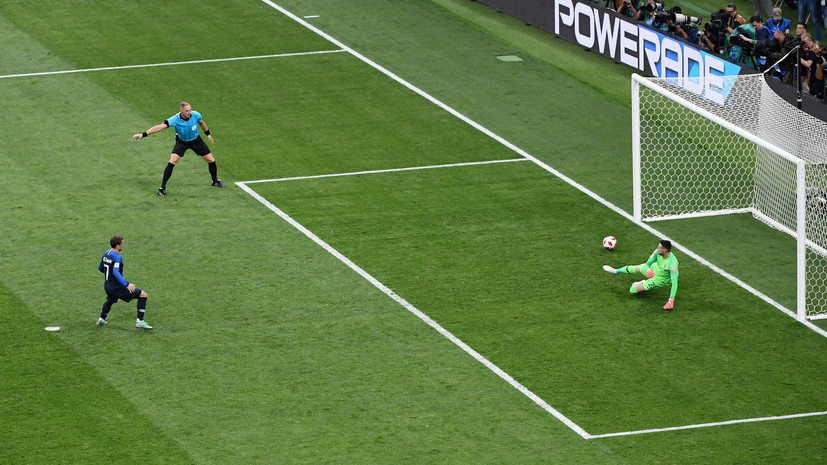
#> input picture images/5.jpg, 827 x 465 px
$ python filter.py
#> lines starting #> are read from the running program, lines starting #| are printed output that depends on the picture; after the words box and inside, x2 and y2 are one past the last pixel; in counts of white or black regions, pixels touching at a corner belong together
import cv2 as cv
import numpy as np
import matplotlib.pyplot as plt
from sklearn.cluster import DBSCAN
from transform import add_text
import os
from scipy.spatial import distance


# [4 lines left out: function plot_image, not called in this run]


class ImageHolder:
    def __init__(self):
        self.src_img = None
        self.filename = None
        self.dst_img = None

    def load_img(self, filename: str):
#> called with filename = 'images/5.jpg'
        self.src_img = cv.imread(filename)
#> self.src_img is the input picture: shape (465, 827, 3); mean B, G, R 68.6, 125, 96
        self.src_img = cv.resize(self.src_img, (1920, 1080))
#> self.src_img: shape (1080, 1920, 3)
        self.filename = filename
        self.dst_img = self.src_img.copy()

    def _filterMark_(self, img):
        # img = cv.resize(img, (1920, 1080))
        kernel = np.ones((15, 15), np.uint8)

        hsv = cv.cvtColor(cv.GaussianBlur(img, (5, 5), 5), cv.COLOR_BGR2HSV)
#> hsv: shape (1080, 1920, 3); mean H, S, V 49.1, 125.2, 126.1
        mask_green = cv.inRange(hsv, (20, 20, 80), (70, 235, 200))
#> mask_green: shape (1080, 1920); 88.4% white; 111 black regions (66 under 20 px), largest, box (x1, y1, x2, y2) and area: (611, 0, 1920, 782) 194258, (546, 423, 1920, 1019) 12609, (311, 238, 517, 453) 11099

        mask_green = cv.morphologyEx(mask_green, cv.MORPH_OPEN, kernel)
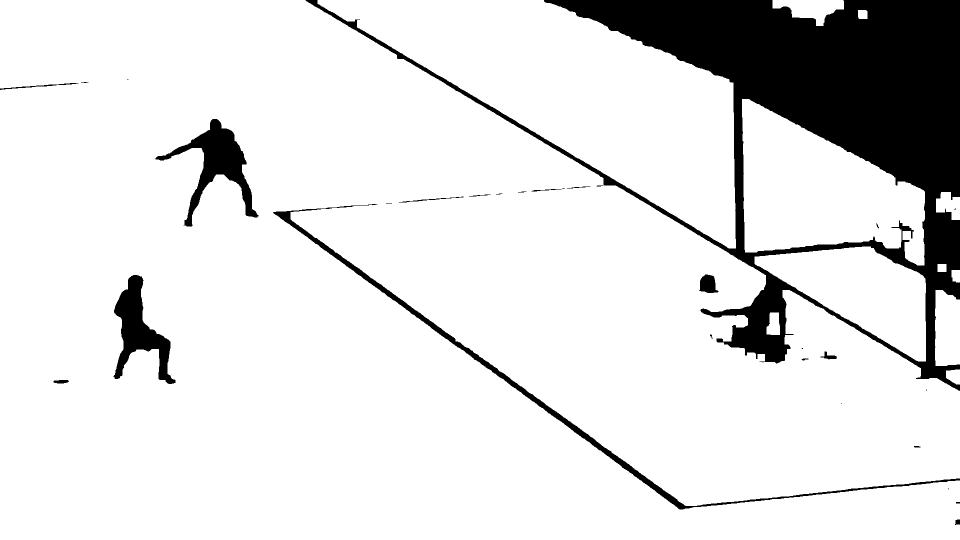
#> mask_green: shape (1080, 1920) (shown at 1/2 size); 87.8% white; 30 black regions (9 under 20 px), largest, box (x1, y1, x2, y2) and area: (611, 0, 1920, 782) 214201, (546, 408, 1920, 1019) 13126, (311, 238, 517, 453) 11851

        components = cv.connectedComponentsWithStats(mask_green, 4, cv.CV_32S)
        max_area_index = (np.argmax(components[2], axis=0))[4]
#> max_area_index = 1
        for i in range(len(components[1])):
            for j in range(len(components[1][i])):
                if (components[1][i][j] != max_area_index):
                    mask_green[i][j] = 0
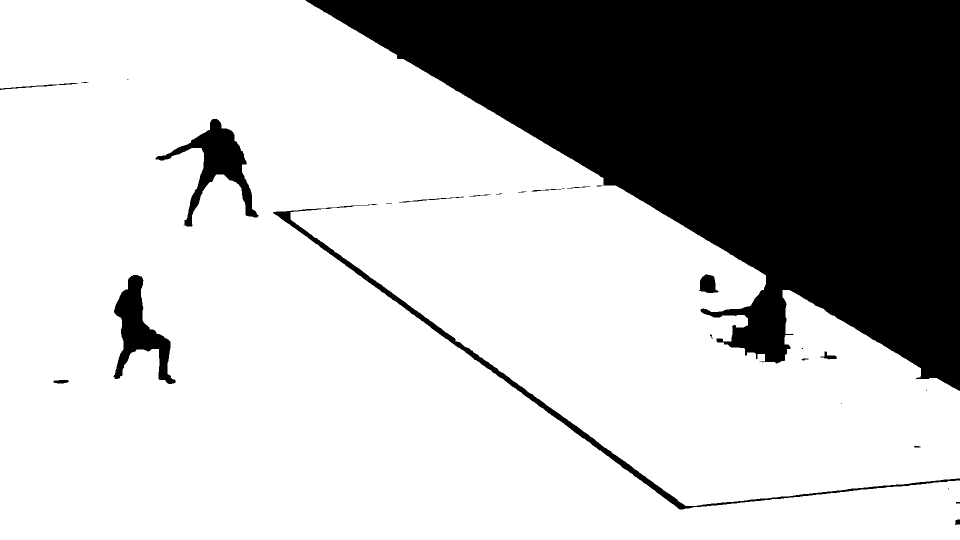
#> mask_green: shape (1080, 1920) (shown at 1/2 size); 72.8% white; 28 black regions (8 under 20 px), largest, box (x1, y1, x2, y2) and area: (611, 0, 1920, 782) 526579, (546, 408, 1920, 1019) 13126, (311, 238, 517, 453) 11851
        mask_green = cv.morphologyEx(mask_green, cv.MORPH_CLOSE, kernel)
#> mask_green: shape (1080, 1920); 73.7% white; 6 black regions, box (x1, y1, x2, y2) and area: (622, 0, 1920, 778) 525079, (231, 552, 340, 760) 9461, (382, 241, 489, 370) 8539, (1400, 551, 1431, 585) 962, (484, 375, 504, 405) 536, (562, 423, 581, 440) 318
        img = cv.bitwise_and(img, img, mask=mask_green)
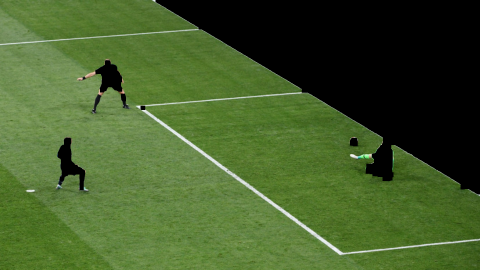
#> img: shape (1080, 1920, 3) (shown at 1/4 size); mean B, G, R 42.7, 92.3, 68.2
        return img

    def _a_b_x_y_list_(self, lines):
        a_b_x_y = []
        a_b = []
        for line in lines:
            x1, y1, x2, y2 = line[0]
            if not (x2 - x1):
                break
            a = (y2 - y1) / (x2 - x1)
            if abs(a) < 5:
                b = y1 - a * x1
                a = np.arctan(a) * 180
                a_b += [[a, b]]
                a_b_x_y += [[a, b, line[0]]]
        return a_b_x_y, a_b

    def _create_clusters_(self, a_b):
        clustering = DBSCAN(eps=30, min_samples=1)
        clusters = clustering.fit_predict(a_b)
        clustersU = np.unique(clusters)
        return clusters, clustersU

    def _create_cluster_dict_(self, a_b_x_y, clusters):
        clusters_dict = {}
        for cluster in clusters: clusters_dict[cluster] = []
        for i, cluster in enumerate(clusters):
            a, b, [x1, y1, x2, y2] = a_b_x_y[i]
            clusters_dict[cluster] += [[a, b, [x1, y1, x2, y2]]]
        return clusters_dict

    def _find_best_points_(self, clusters_dict, clustersU, plot=True):
        total_points = []

        for cluster in clustersU:
            zeros = np.zeros((self.src_img.shape[0], self.src_img.shape[1])).astype(np.uint8)

            pair1, pair2 = [], []
            a_b_mean = []

            for line in clusters_dict[cluster]:
                a, b, [x1, y1, x2, y2] = line
                pair1 += [[x1, y1]]
                pair2 += [[x2, y2]]
                a_b_mean += [[a, b]]
                cv.line(zeros, (x1, y1), (x2, y2), 255, 2)

            # [6 lines of commented-out code are left out]

            a_b_mean = np.mean(a_b_mean, axis=0)
            # a_b_mean = a_b_mean[0]

            min_dist, best_points = 0, []
            for x1, y1 in pair1:
                for x2, y2 in pair2:
                    dist = np.sqrt((x2 - x1) ** 2 + (y2 - y1) ** 2)
                    if dist > min_dist:
                        min_dist = dist
                        best_points = [x1, y1, x2, y2]

            x1, y1, x2, y2 = best_points
            if plot:
                cv.line(zeros, (x1, y1), (x2, y2), 255, 2)
                plot_image(zeros)
            a, b = a_b_mean

            total_points += [[a, b, best_points]]
        return total_points

    def apply_filters(self, filename=None):
        if filename:
            self.load_img(filename)
        img = self.src_img

        img = self._filterMark_(img)

        morph = cv.morphologyEx(img, cv.MORPH_TOPHAT, np.ones((15, 15), np.uint8))
        gray = morph[:, :, np.argmax(morph.mean(axis=(0, 1)))]

        # cv.imshow("", gray)
        # cv.waitKey()

        kernel_size = 5
        gauss = cv.GaussianBlur(gray, (kernel_size, kernel_size), 0)

        edges = cv.Canny(gauss, 50, 150)
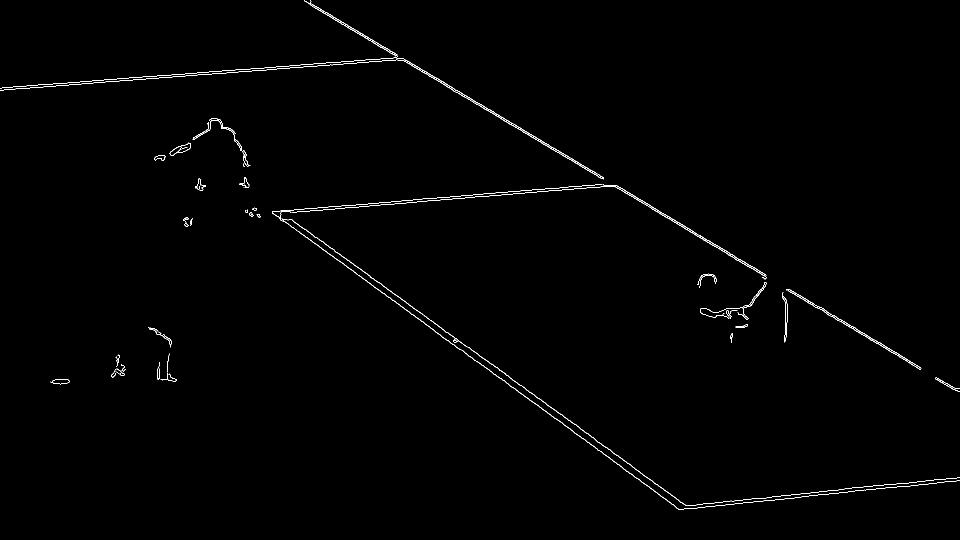
#> edges: shape (1080, 1920) (shown at 1/2 size); 0.63% white in thin lines or dots

        lines = cv.HoughLinesP(edges, rho=1, theta=np.pi / 180, threshold=50, minLineLength=180, maxLineGap=50)
#> lines = 36 rows, first 6: [562, 423, 1380, 1017], [963, 209, 1919, 783], [1084, 284, 1910, 780], [891, 169, 1905, 778], [545, 425, 1279, 959], [748, 84, 1674, 640]
        if not edges.mean():
            return None, None

        # [4 lines of commented-out code are left out]

        a_b_x_y, a_b = self._a_b_x_y_list_(lines)
#> the loop in _a_b_x_y_list_, `for line in lines:` made 36 passes
#> (x1, y1, x2, y2, a, b, a_b) on passes 2 to 3: (963, 209, 1919, 783, 97.33, -369.2, [[113.1, 14.9], [97.33, -369.2]]), (1084, 284, 1910, 780, 97.34, -366.9, [[113.1, 14.9], [97.33, -369.2], [97.34, -366.9]])
#> after the loop in _a_b_x_y_list_, `for line in lines:`: a_b = 36 pairs, first value -18.94 to 113.2, second value -370.4 to 1161.6; a_b_x_y = 36 items; b = 11.55
#> a_b_x_y = 36 items

        clusters, clustersU = self._create_clusters_(a_b)
#> in _create_clusters_, `clusters = clustering.fit_predict(a_b)`: clusters = 36 values, max 4 at index 9, min 0 at index 0, mean 1.89
#> in _create_clusters_, `clustersU = np.unique(clusters)`: clustersU = [0, 1, 2, 3, 4]
#> clustersU = [0, 1, 2, 3, 4]

        clusters_dict = self._create_cluster_dict_(a_b_x_y, clusters)
#> the loop in _create_cluster_dict_, `for cluster in clusters: clusters_dict[cluster] = []` made 36 passes
#> cluster on passes 3 to 10: 1, 1, 0, 1, 0, 2, 3, 4
#> after the loop in _create_cluster_dict_, `for cluster in clusters: clusters_dict[cluster] = []`: clusters_dict = {0: [], 1: [], 2: [], 3: [], 4: []}
#> the loop in _create_cluster_dict_, `for i, cluster in enumerate(clusters):` made 36 passes
#> (cluster, a, b, x1, y1, x2, y2) on passes 1 to 8: (0, 113.1, 14.9, 562, 423, 1380, 1017), (1, 97.33, -369.2, 963, 209, 1919, 783), (1, 97.34, -366.9, 1084, 284, 1910, 780), (1, 97.35, -366.1, 891, 169, 1905, 778), (0, 113.2, 28.5, 545, 425, 1279, 959), (1, 97.33, -365.1, 748, 84, 1674, 640), (0, 113.2, 30.11, 748, 574, 1360, 1019), (2, -15.56, 471.2, 499, 428, 1076, 378)
#> after the loop in _create_cluster_dict_, `for i, cluster in enumerate(clusters):`: clusters_dict = 5 items
#> clusters_dict = 5 items

        total_points = self._find_best_points_(clusters_dict, clustersU, False)
#> the loop in _find_best_points_, `for cluster in clustersU:` made 5 passes
#> (x1, y1, x2, y2, a, b) on passes 2 to 5: (608, 1, 1919, 783, 97.3, -366.7), (498, 427, 1230, 370, -15.46, 473.1), (5, 180, 809, 119, -13.34, 176.3), (1351, 1014, 1919, 954, -18.78, 1158.1)
#> after the loop in _find_best_points_, `for cluster in clustersU:`:
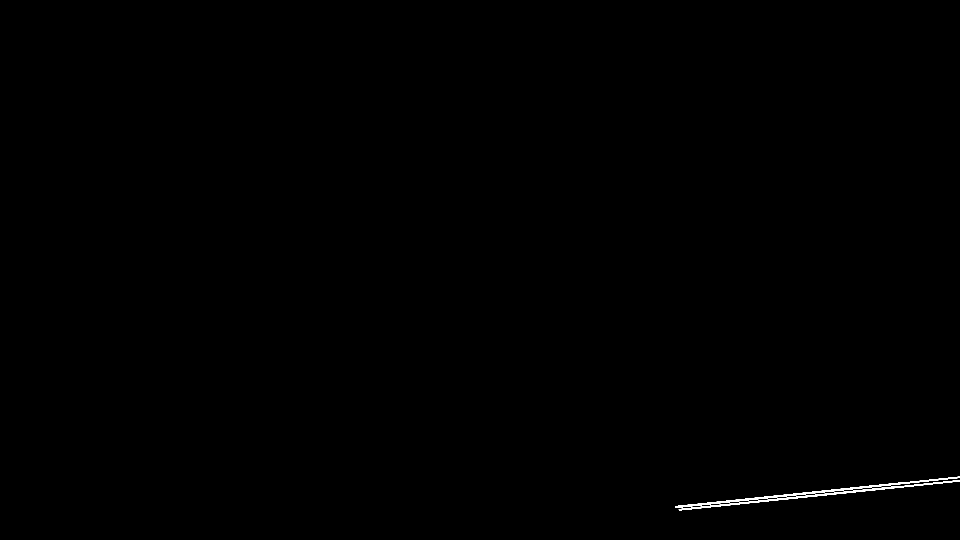
#> zeros: shape (1080, 1920) (shown at 1/2 size); 0.19% white; 2 white regions, box (x1, y1, x2, y2) and area: (1350, 953, 1920, 1016) 2058, (1357, 960, 1920, 1021) 1866
#> total_points = [[113.1, 19.26, [545, 425, 1380, 1017]], [97.3, -366.7, [608, 1, 1919, 783]], [-15.46, 473.1, [498, 427, 1230, 370]], [-13.34, 176.3, [5, 180, 809, 119]], [-18.78, 1158.1, [1351, 1014, 1919, 954]]]

        self.dst_img = self.src_img.copy()
        # self.dst_img = np.zeros((img.shape[0], img.shape[1])).astype(np.uint8)

        for a, b, [x1, y1, x2, y2] in total_points:
            cv.line(self.dst_img, (x1, y1), (x2, y2), (0, 0, 255), 2)
#> this loop made 5 passes
#> (a, b, x1, y1, x2, y2) on passes 1 to 5: (113.1, 19.26, 545, 425, 1380, 1017), (97.3, -366.7, 608, 1, 1919, 783), (-15.46, 473.1, 498, 427, 1230, 370), (-13.34, 176.3, 5, 180, 809, 119), (-18.78, 1158.1, 1351, 1014, 1919, 954)
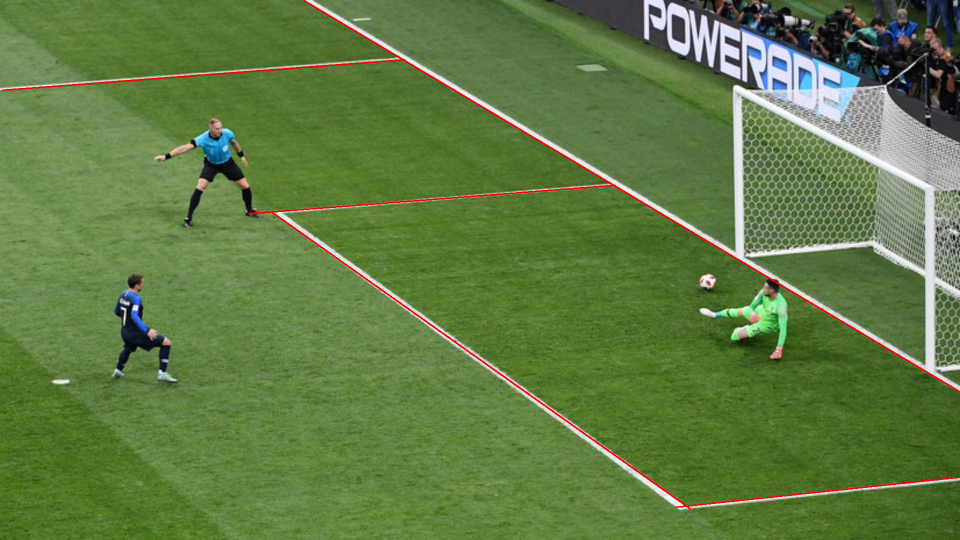
#> self.dst_img: shape (1080, 1920, 3) (shown at 1/2 size); mean B, G, R 67.4, 123.7, 96.6

        len_idx = [np.sqrt((x1 - x2) ** 2 + (y1 - y2) ** 2) for a, b, [x1, y1, x2, y2] in total_points]
#> len_idx = [1023.6, 1526.5, 734.2, 806.3, 571.2]
        for i in range(len(len_idx)):
            total_points[i] += [len_idx[i]]
#> this loop made 5 passes
#> after the loop, total_points = [[113.1, 19.26, [545, 425, 1380, 1017], 1023.6], [97.3, -366.7, [608, 1, 1919, 783], 1526.5], [-15.46, 473.1, [498, 427, 1230, 370], 734.2], [-13.34, 176.3, [5, 180, 809, 119], 806.3], [-18.78, 1158.1, [1351, 1014, 1919, 954], 571.2]]
        total_points_sorted = sorted(total_points, key=lambda l: l[3], reverse=True)
#> total_points_sorted = [[97.3, -366.7, [608, 1, 1919, 783], 1526.5], [113.1, 19.26, [545, 425, 1380, 1017], 1023.6], [-13.34, 176.3, [5, 180, 809, 119], 806.3], [-15.46, 473.1, [498, 427, 1230, 370], 734.2], [-18.78, 1158.1, [1351, 1014, 1919, 954], 571.2]]
        # print(total_points_sorted)

        eps = 50
        x_lines_idx = {}
        self.x_lines_idx = x_lines_idx
        for i, (a, b, [x1, y1, x2, y2], _) in enumerate(total_points_sorted):
            a = np.tan(a / 180)
            x_lines_idx[i] = []
            for ii, (a_, b_, [x1_, y1_, x2_, y2_], _) in enumerate(total_points_sorted):
                a_ = np.tan(a_ / 180)
                if (abs(int(a * x1_ + b) - y1_) < eps or abs(int(a * x2_ + b) - y2_) < eps) and i != ii:
                    x_lines_idx[i] += [ii]
#> this loop made 5 passes
#> (a, b, x1, y1, x2, y2) on passes 1 to 5: (0.6, -366.7, 608, 1, 1919, 783), (0.727, 19.26, 545, 425, 1380, 1017), (-0.0742, 176.3, 5, 180, 809, 119), (-0.0861, 473.1, 498, 427, 1230, 370), (-0.105, 1158.1, 1351, 1014, 1919, 954)
#> after the loop, x_lines_idx = {0: [2, 3], 1: [3, 4], 2: [], 3: [1], 4: [1]}
                    # cv.circle(self.dst_img, (x1_, y1_), radius=10, color=(255, 255, 255), thickness=-1)
                    # cv.circle(self.dst_img, (x2_, y2_), radius=10, color=(255, 255, 255), thickness=-1)

        for i in range(len(total_points_sorted)):
            total_points_sorted[i] += [len(x_lines_idx[i])]
            cv.putText(self.dst_img, f"{i}",
                       np.mean([total_points_sorted[i][2][:2], total_points_sorted[i][2][2:]], axis=(0)).astype(int),
                       cv.FONT_HERSHEY_SIMPLEX, 1, 2)
#> self.dst_img: shape (1080, 1920, 3); 0.01% of pixels changed, all inside (x1, y1, x2, y2) = (410, 128, 1654, 985)
#> after the loop, total_points_sorted = [[97.3, -366.7, [608, 1, 1919, 783], 1526.5, 2], [113.1, 19.26, [545, 425, 1380, 1017], 1023.6, 2], [-13.34, 176.3, [5, 180, 809, 119], 806.3, 0], [-15.46, 473.1, [498, 427, 1230, 370], 734.2, 1], [-18.78, 1158.1, [1351, 1014, 1919, 954], 571.2, 1]]

        # print(total_points_sorted)
        # print(x_lines_idx)
        # exit()
        total_points_sorted_crop = total_points_sorted[:int(len(total_points_sorted))]
#> total_points_sorted_crop has the same summary as total_points_sorted

        index_max_x_lines = 0
        self.index_max_x_lines = index_max_x_lines
        max_lines = 0
        max_len = 0
        a, b = 0, 0
        for i, (a_, b_, [x1, y1, x2, y2], len_, x_lines) in enumerate(total_points_sorted_crop):
            if (x_lines > max_lines or
                    (x_lines == max_lines and (((a < 0 and a_ < 0) and b_ < b) or ((a > 0 and a_ > 0) and b_ > b)))) \
                    and len_ > 0.8 * max_len:
                a, b = a_, b_
                max_len = len_
                max_lines = x_lines
                index_max_x_lines = i
#> this loop made 5 passes
#> (a_, b_, x1, y1, x2, y2, len_, x_lines) on pass 1: (97.3, -366.7, 608, 1, 1919, 783, 1526.5, 2)
#> after the loop, a = 97.3; b = -366.7; index_max_x_lines = 0; max_len = 1526.5; max_lines = 2

        a, b, [x1, y1, x2, y2], len_, x_lines = total_points_sorted_crop[index_max_x_lines]
#> x1 = 608; y1 = 1; x2 = 1919; y2 = 783; len_ = 1526.5; x_lines = 2
        cv.line(self.dst_img, (x1, y1), (x2, y2), (0, 255, 0), 5)
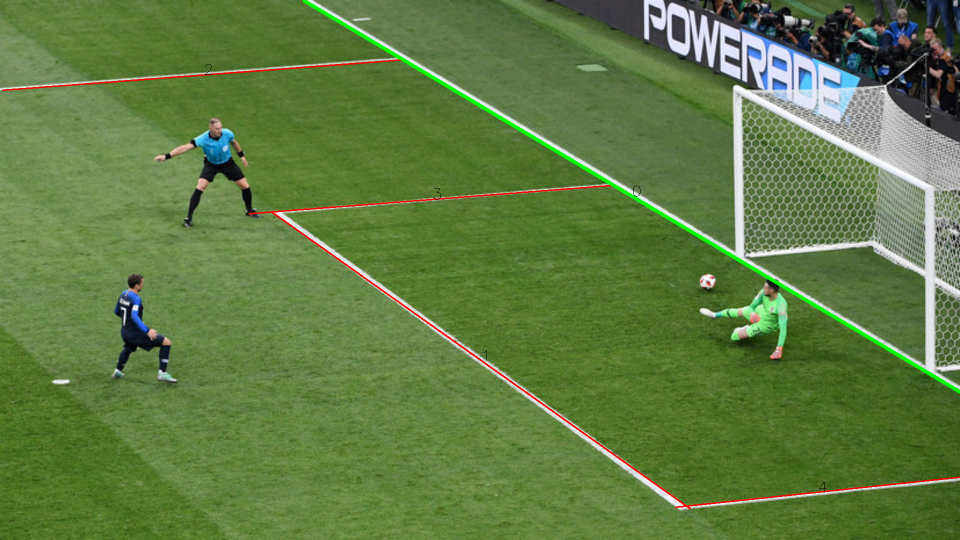
#> self.dst_img: shape (1080, 1920, 3) (shown at 1/2 size); mean B, G, R 67, 124.5, 95.5

        # 2D proection

        # print(x_lines_idx[index_max_x_lines])
        # print([x_lines_idx[key] for key in x_lines_idx[index_max_x_lines]])

        idx_lines = []
        try:
            tmp = [x_lines_idx[key] for key in x_lines_idx[index_max_x_lines]]
#> tmp = [[], [1]]
            set_ = set()
            for i, list_ in enumerate(tmp):
                if list_:
                    set_ = set_.union(set(list_))
#> this loop made 2 passes
#> list_ on passes 1 to 2: [], [1]
            if 1 in set_:
                set_.remove(1)
            idx_lines = []
            for i, list_ in enumerate(tmp):
                if list_ and len(idx_lines) < 2:
                    for val in list_:
                        if val in set_:
                            idx_lines += [x_lines_idx[index_max_x_lines][i]]
                            break
#> this loop made 2 passes
#> after the loop, idx_lines = []
        except:
            pass

        # print(idx_lines)
        if len(idx_lines) == 2:

            idx1, idx2 = idx_lines[0], idx_lines[1]
            if np.mean([total_points_sorted[idx1][2][0], total_points_sorted[idx1][2][2]]) > np.mean([total_points_sorted[idx2][2][0], total_points_sorted[idx2][2][2]]):
                idx_lines.reverse()
            idx1, idx2 = idx_lines[0], idx_lines[1]

            p0, p1, p2, p3 = total_points_sorted[idx1][2][:2], total_points_sorted[idx1][2][2:], \
                             total_points_sorted[idx2][2][:2], total_points_sorted[idx2][2][2:]
            # print(total_points_sorted[idx1], total_points_sorted[idx2])

            # cv.circle(self.dst_img, p0, radius=10, color=(255, 255, 255), thickness=-1)
            self.dst_img = add_text(self.dst_img, [p0, p1, p2, p3])


        self.save_image()
        return total_points_sorted, self.dst_img

    def save_image(self):
        if not os.path.exists("res_images"):
            os.mkdir("res_images")
        # print("res_images" + self.filename.split('/')[-1])
        cv.imwrite("res_images/" + self.filename.split('/')[-1], self.dst_img)


if __name__ == "__main__":
    ImH = ImageHolder()
    ImH.apply_filters("images/5.jpg")
